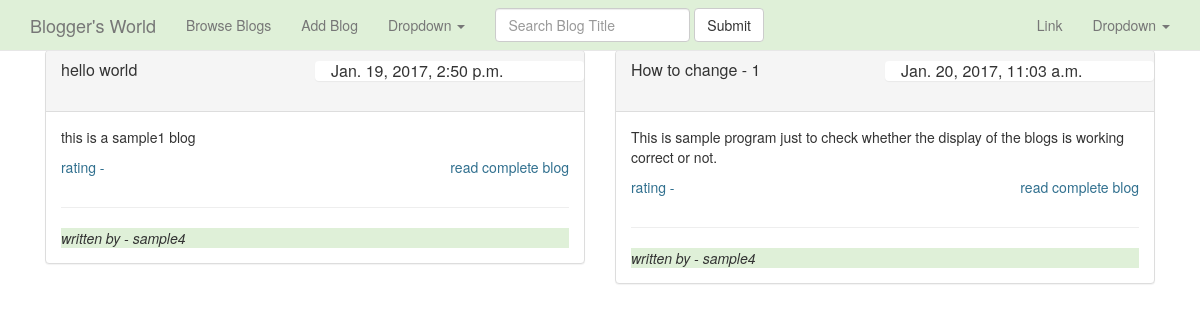
The page /blog/author_blogs/ (signed in) on the database its author committed.
### blog/models.py (models this page shows, shortened)
class Blog(models.Model):
    author = models.ForeignKey(User, on_delete=models.CASCADE)
    title = models.CharField(max_length=150)
    content = models.TextField()
    created_on = models.DateTimeField()

### blog/views.py (the view)
class AuthorBlog(LoginRequiredMixin, ListView) :
    template_name = 'blog/view_author_blogs.html'
    login_url = '/home/login'
    redirect_field_name = ''
    def get_queryset(self, **kwargs):
        queryset = Blog.objects.filter(author=self.request.user.id)
        return queryset

### templates/blog/view_author_blogs.html
{% extends 'base.html' %}
{% block contents %}
     <div class="container">
        {% for obj in object_list %}
            <div class="col-md-6">
            <div class="panel panel-default">
                <div class="panel-heading">
                    <div class="row">
                        <div class="col-md-6">
                            <h3 class="panel-title">{{ obj.title }}</h3>
                        </div>
                        <div class="panel col-md-6">
                            <h4 class="panel-title" > {{ obj.created_on }}</h4>
                        </div>
                    </div>
                </div >
                <div class="panel-body">
                    <p>
                        {{ obj.content }}
                    </p>
                    <div class="row">
                        <div class="text-left col-md-8">
                            <p class="text-info">rating - {{ obj.rating }}</p>
                        </div>
                        <div class="text-right col-md-4">
                            <a class="text-info" href="{% url 'single_blog' obj.id %}">read complete blog</a>
                        </div>
                    </div>
                    <hr>
                    <div class="bg-success">
                        <i>written by - {{ obj.author.username }}</i>
                    </div>
                </div >
            </div >
            </div>
        {% endfor %}
    </div>
{% endblock contents %}

### rows shown on the page
Blog: title "hello world", created_on "Jan. 19, 2017, 2:50 p.m.", content "this is a sample1 blog", author.username "sample4"
Blog: title "How to change - 1", created_on "Jan. 20, 2017, 11:03 a.m.", content "This is sample program just to check whether the display of the blogs is working correct or not.", author.username "sample4"
